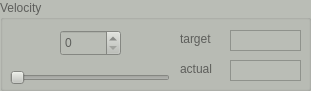
     <widget class="QGroupBox" name="gb_velocity">
      <property name="enabled">
       <bool>false</bool>
      </property>
      <property name="geometry">
       <rect>
        <x>470</x>
        <y>600</y>
        <width>311</width>
        <height>91</height>
       </rect>
      </property>
      <property name="palette">
       <palette>
        <active>
         <colorrole role="WindowText">
          <brush brushstyle="SolidPattern">
           <color alpha="255">
            <red>0</red>
            <green>0</green>
            <blue>0</blue>
           </color>
          </brush>
         </colorrole>
         <colorrole role="Button">
          <brush brushstyle="SolidPattern">
           <color alpha="255">
            <red>186</red>
            <green>189</green>
            <blue>182</blue>
           </color>
          </brush>
         </colorrole>
         <colorrole role="Light">
          <brush brushstyle="SolidPattern">
           <color alpha="255">
            <red>255</red>
            <green>255</green>
            <blue>255</blue>
           </color>
          </brush>
         </colorrole>
         <colorrole role="Midlight">
          <brush brushstyle="SolidPattern">
           <color alpha="255">
            <red>220</red>
            <green>222</green>
            <blue>218</blue>
           </color>
          </brush>
         </colorrole>
         <colorrole role="Dark">
          <brush brushstyle="SolidPattern">
           <color alpha="255">
            <red>93</red>
            <green>94</green>
            <blue>91</blue>
           </color>
          </brush>
         </colorrole>
         <colorrole role="Mid">
          <brush brushstyle="SolidPattern">
           <color alpha="255">
            <red>124</red>
            <green>126</green>
            <blue>121</blue>
           </color>
          </brush>
         </colorrole>
         <colorrole role="Text">
          <brush brushstyle="SolidPattern">
           <color alpha="255">
            <red>0</red>
            <green>0</green>
            <blue>0</blue>
           </color>
          </brush>
         </colorrole>
         <colorrole role="BrightText">
          <brush brushstyle="SolidPattern">
           <color alpha="255">
            <red>255</red>
            <green>255</green>
            <blue>255</blue>
           </color>
          </brush>
         </colorrole>
         <colorrole role="ButtonText">
          <brush brushstyle="SolidPattern">
           <color alpha="255">
            <red>0</red>
            <green>0</green>
            <blue>0</blue>
           </color>
          </brush>
         </colorrole>
         <colorrole role="Base">
          <brush brushstyle="SolidPattern">
           <color alpha="255">
            <red>255</red>
            <green>255</green>
            <blue>255</blue>
           </color>
          </brush>
         </colorrole>
         <colorrole role="Window">
          <brush brushstyle="SolidPattern">
           <color alpha="255">
            <red>186</red>
            <green>189</green>
            <blue>182</blue>
           </color>
          </brush>
         </colorrole>
         <colorrole role="Shadow">
          <brush brushstyle="SolidPattern">
           <color alpha="255">
            <red>0</red>
            <green>0</green>
            <blue>0</blue>
           </color>
          </brush>
         </colorrole>
         <colorrole role="AlternateBase">
          <brush brushstyle="SolidPattern">
           <color alpha="255">
            <red>220</red>
            <green>222</green>
            <blue>218</blue>
           </color>
          </brush>
         </colorrole>
         <colorrole role="ToolTipBase">
          <brush brushstyle="SolidPattern">
           <color alpha="255">
            <red>255</red>
            <green>255</green>
            <blue>220</blue>
           </color>
          </brush>
         </colorrole>
         <colorrole role="ToolTipText">
          <brush brushstyle="SolidPattern">
           <color alpha="255">
            <red>0</red>
            <green>0</green>
            <blue>0</blue>
           </color>
          </brush>
         </colorrole>
        </active>
        <inactive>
         <colorrole role="WindowText">
          <brush brushstyle="SolidPattern">
           <color alpha="255">
            <red>0</red>
            <green>0</green>
            <blue>0</blue>
           </color>
          </brush>
         </colorrole>
         <colorrole role="Button">
          <brush brushstyle="SolidPattern">
           <color alpha="255">
            <red>186</red>
            <green>189</green>
            <blue>182</blue>
           </color>
          </brush>
         </colorrole>
         <colorrole role="Light">
          <brush brushstyle="SolidPattern">
           <color alpha="255">
            <red>255</red>
            <green>255</green>
            <blue>255</blue>
           </color>
          </brush>
         </colorrole>
         <colorrole role="Midlight">
          <brush brushstyle="SolidPattern">
           <color alpha="255">
            <red>220</red>
            <green>222</green>
            <blue>218</blue>
           </color>
          </brush>
         </colorrole>
         <colorrole role="Dark">
          <brush brushstyle="SolidPattern">
           <color alpha="255">
            <red>93</red>
            <green>94</green>
            <blue>91</blue>
           </color>
          </brush>
         </colorrole>
         <colorrole role="Mid">
          <brush brushstyle="SolidPattern">
           <color alpha="255">
            <red>124</red>
            <green>126</green>
            <blue>121</blue>
           </color>
          </brush>
         </colorrole>
         <colorrole role="Text">
          <brush brushstyle="SolidPattern">
           <color alpha="255">
            <red>0</red>
            <green>0</green>
            <blue>0</blue>
           </color>
          </brush>
         </colorrole>
         <colorrole role="BrightText">
          <brush brushstyle="SolidPattern">
           <color alpha="255">
            <red>255</red>
            <green>255</green>
            <blue>255</blue>
           </color>
          </brush>
         </colorrole>
         <colorrole role="ButtonText">
          <brush brushstyle="SolidPattern">
           <color alpha="255">
            <red>0</red>
            <green>0</green>
            <blue>0</blue>
           </color>
          </brush>
         </colorrole>
         <colorrole role="Base">
          <brush brushstyle="SolidPattern">
           <color alpha="255">
            <red>255</red>
            <green>255</green>
            <blue>255</blue>
           </color>
          </brush>
         </colorrole>
         <colorrole role="Window">
          <brush brushstyle="SolidPattern">
           <color alpha="255">
            <red>186</red>
            <green>189</green>
            <blue>182</blue>
           </color>
          </brush>
         </colorrole>
         <colorrole role="Shadow">
          <brush brushstyle="SolidPattern">
           <color alpha="255">
            <red>0</red>
            <green>0</green>
            <blue>0</blue>
           </color>
          </brush>
         </colorrole>
         <colorrole role="AlternateBase">
          <brush brushstyle="SolidPattern">
           <color alpha="255">
            <red>220</red>
            <green>222</green>
            <blue>218</blue>
           </color>
          </brush>
         </colorrole>
         <colorrole role="ToolTipBase">
          <brush brushstyle="SolidPattern">
           <color alpha="255">
            <red>255</red>
            <green>255</green>
            <blue>220</blue>
           </color>
          </brush>
         </colorrole>
         <colorrole role="ToolTipText">
          <brush brushstyle="SolidPattern">
           <color alpha="255">
            <red>0</red>
            <green>0</green>
            <blue>0</blue>
           </color>
          </brush>
         </colorrole>
        </inactive>
        <disabled>
         <colorrole role="WindowText">
          <brush brushstyle="SolidPattern">
           <color alpha="255">
            <red>93</red>
            <green>94</green>
            <blue>91</blue>
           </color>
          </brush>
         </colorrole>
         <colorrole role="Button">
          <brush brushstyle="SolidPattern">
           <color alpha="255">
            <red>186</red>
            <green>189</green>
            <blue>182</blue>
           </color>
          </brush>
         </colorrole>
         <colorrole role="Light">
          <brush brushstyle="SolidPattern">
           <color alpha="255">
            <red>255</red>
            <green>255</green>
            <blue>255</blue>
           </color>
          </brush>
         </colorrole>
         <colorrole role="Midlight">
          <brush brushstyle="SolidPattern">
           <color alpha="255">
            <red>220</red>
            <green>222</green>
            <blue>218</blue>
           </color>
          </brush>
         </colorrole>
         <colorrole role="Dark">
          <brush brushstyle="SolidPattern">
           <color alpha="255">
            <red>93</red>
            <green>94</green>
            <blue>91</blue>
           </color>
          </brush>
         </colorrole>
         <colorrole role="Mid">
          <brush brushstyle="SolidPattern">
           <color alpha="255">
            <red>124</red>
            <green>126</green>
            <blue>121</blue>
           </color>
          </brush>
         </colorrole>
         <colorrole role="Text">
          <brush brushstyle="SolidPattern">
           <color alpha="255">
            <red>93</red>
            <green>94</green>
            <blue>91</blue>
           </color>
          </brush>
         </colorrole>
         <colorrole role="BrightText">
          <brush brushstyle="SolidPattern">
           <color alpha="255">
            <red>255</red>
            <green>255</green>
            <blue>255</blue>
           </color>
          </brush>
         </colorrole>
         <colorrole role="ButtonText">
          <brush brushstyle="SolidPattern">
           <color alpha="255">
            <red>93</red>
            <green>94</green>
            <blue>91</blue>
           </color>
          </brush>
         </colorrole>
         <colorrole role="Base">
          <brush brushstyle="SolidPattern">
           <color alpha="255">
            <red>186</red>
            <green>189</green>
            <blue>182</blue>
           </color>
          </brush>
         </colorrole>
         <colorrole role="Window">
          <brush brushstyle="SolidPattern">
           <color alpha="255">
            <red>186</red>
            <green>189</green>
            <blue>182</blue>
           </color>
          </brush>
         </colorrole>
         <colorrole role="Shadow">
          <brush brushstyle="SolidPattern">
           <color alpha="255">
            <red>0</red>
            <green>0</green>
            <blue>0</blue>
           </color>
          </brush>
         </colorrole>
         <colorrole role="AlternateBase">
          <brush brushstyle="SolidPattern">
           <color alpha="255">
            <red>186</red>
            <green>189</green>
            <blue>182</blue>
           </color>
          </brush>
         </colorrole>
         <colorrole role="ToolTipBase">
          <brush brushstyle="SolidPattern">
           <color alpha="255">
            <red>255</red>
            <green>255</green>
            <blue>220</blue>
           </color>
          </brush>
         </colorrole>
         <colorrole role="ToolTipText">
          <brush brushstyle="SolidPattern">
           <color alpha="255">
            <red>0</red>
            <green>0</green>
            <blue>0</blue>
           </color>
          </brush>
         </colorrole>
        </disabled>
       </palette>
      </property>
      <property name="contextMenuPolicy">
       <enum>Qt::DefaultContextMenu</enum>
      </property>
      <property name="acceptDrops">
       <bool>false</bool>
      </property>
      <property name="autoFillBackground">
       <bool>true</bool>
      </property>
      <property name="title">
       <string>Velocity</string>
      </property>
      <property name="flat">
       <bool>false</bool>
      </property>
      <property name="checkable">
       <bool>false</bool>
      </property>
      <widget class="QSpinBox" name="spin_velocity_input">
       <property name="enabled">
        <bool>false</bool>
       </property>
       <property name="geometry">
        <rect>
         <x>60</x>
         <y>30</y>
         <width>61</width>
         <height>26</height>
        </rect>
       </property>
      </widget>
      <widget class="QSlider" name="hS_velocity_input">
       <property name="enabled">
        <bool>false</bool>
       </property>
       <property name="geometry">
        <rect>
         <x>10</x>
         <y>70</y>
         <width>160</width>
         <height>16</height>
        </rect>
       </property>
       <property name="orientation">
        <enum>Qt::Horizontal</enum>
       </property>
      </widget>
      <widget class="QLabel" name="lb_velocity_target">
       <property name="geometry">
        <rect>
         <x>180</x>
         <y>30</y>
         <width>101</width>
         <height>17</height>
        </rect>
       </property>
       <property name="text">
        <string>target</string>
       </property>
      </widget>
      <widget class="QTextEdit" name="tx_velocity_target">
       <property name="geometry">
        <rect>
         <x>230</x>
         <y>30</y>
         <width>71</width>
         <height>21</height>
        </rect>
       </property>
       <property name="lineWidth">
        <number>0</number>
       </property>
       <property name="verticalScrollBarPolicy">
        <enum>Qt::ScrollBarAlwaysOff</enum>
       </property>
       <property name="horizontalScrollBarPolicy">
        <enum>Qt::ScrollBarAlwaysOff</enum>
       </property>
       <property name="readOnly">
        <bool>true</bool>
       </property>
       <property name="textInteractionFlags">
        <set>Qt::TextSelectableByMouse</set>
       </property>
      </widget>
      <widget class="QTextEdit" name="tx_velocity_actual">
       <property name="geometry">
        <rect>
         <x>230</x>
         <y>60</y>
         <width>71</width>
         <height>21</height>
        </rect>
       </property>
       <property name="lineWidth">
        <number>0</number>
       </property>
       <property name="verticalScrollBarPolicy">
        <enum>Qt::ScrollBarAlwaysOff</enum>
       </property>
       <property name="horizontalScrollBarPolicy">
        <enum>Qt::ScrollBarAlwaysOff</enum>
       </property>
       <property name="readOnly">
        <bool>true</bool>
       </property>
       <property name="textInteractionFlags">
        <set>Qt::TextSelectableByMouse</set>
       </property>
      </widget>
      <widget class="QLabel" name="lb_velocity_actual">
       <property name="geometry">
        <rect>
         <x>180</x>
         <y>60</y>
         <width>101</width>
         <height>17</height>
        </rect>
       </property>
       <property name="text">
        <string>actual</string>
       </property>
      </widget>
     </widget>
